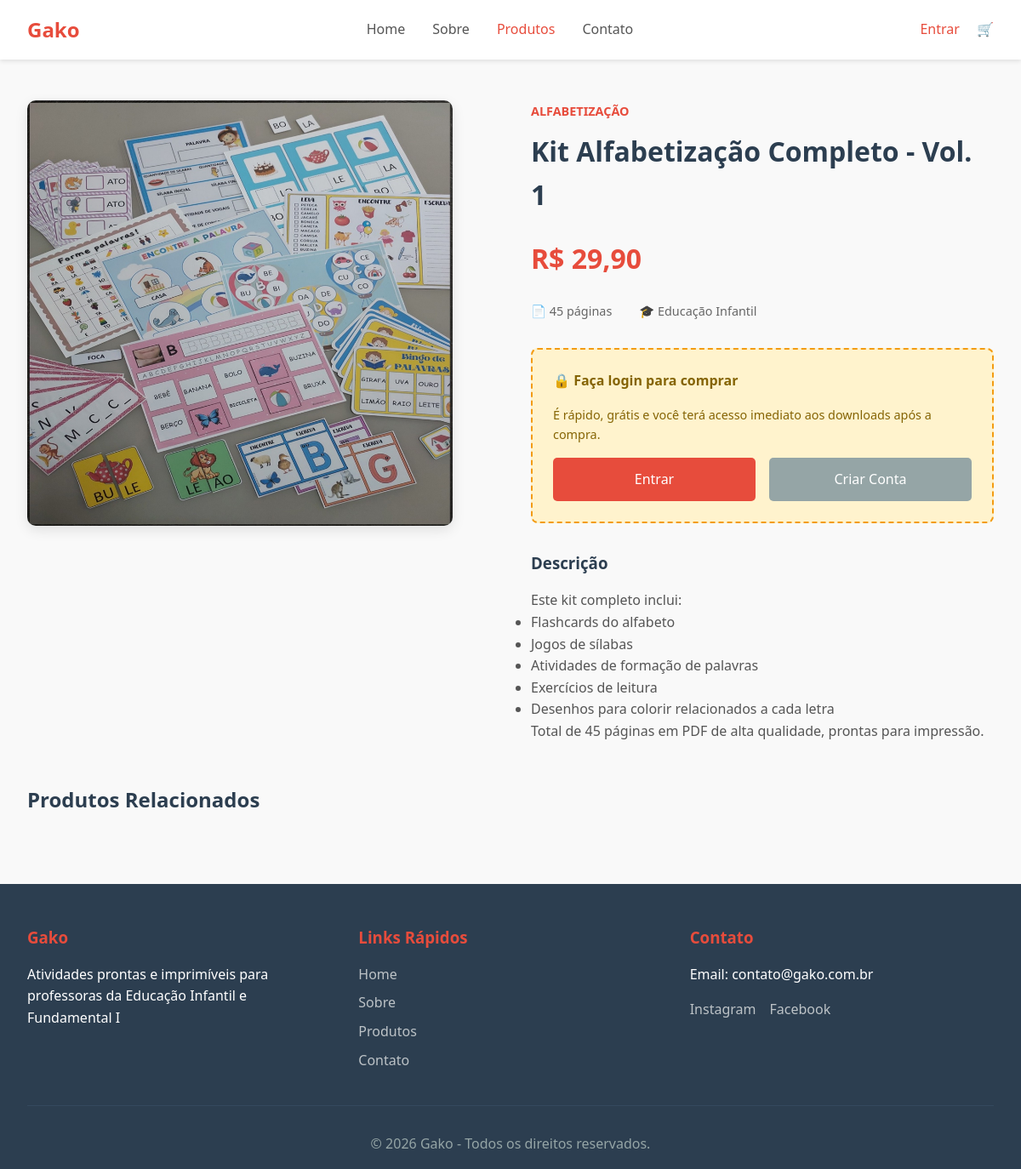
Page /produto.php?id=1 on the committed database.
### tables this page shows
CREATE TABLE `produtos` (
  `id` int(11) NOT NULL,
  `nome` varchar(200) NOT NULL,
  `slug` varchar(200) NOT NULL,
  `descricao_curta` varchar(255) DEFAULT NULL,
  `descricao_completa` text DEFAULT NULL,
  `preco` decimal(10,2) NOT NULL,
  `preco_promocional` decimal(10,2) DEFAULT NULL,
  `categoria_id` int(11) DEFAULT NULL,
  `imagem_capa` varchar(255) DEFAULT NULL,
  `arquivo_digital` varchar(255) DEFAULT NULL,
  `paginas` int(11) DEFAULT NULL,
  `serie` varchar(50) DEFAULT NULL,
  `tags` varchar(255) DEFAULT NULL,
  `destaque` tinyint(1) DEFAULT 0,
  `ativo` tinyint(1) DEFAULT 1,
  `visualizacoes` int(11) DEFAULT 0,
  `vendas` int(11) DEFAULT 0,
  `created_at` timestamp NOT NULL DEFAULT current_timestamp(),
  `updated_at` timestamp NOT NULL DEFAULT current_timestamp() ON UPDATE current_timestamp()
);

CREATE TABLE `categorias` (
  `id` int(11) NOT NULL,
  `nome` varchar(100) NOT NULL,
  `slug` varchar(100) NOT NULL,
  `descricao` text DEFAULT NULL,
  `ordem` int(11) DEFAULT 0,
  `ativo` tinyint(1) DEFAULT 1,
  `created_at` timestamp NOT NULL DEFAULT current_timestamp()
);

### includes/funcoes.php (called while the page is built, shortened)
<?php
require_once 'config.php';
function getProduto($id) {
    global $pdo;
    $stmt = $pdo->prepare("
        SELECT p.*, c.nome as categoria_nome
        FROM produtos p
        LEFT JOIN categorias c ON p.categoria_id = c.id
        WHERE p.id = ? AND p.ativo = 1
    ");
    $stmt->execute([$id]);
    return $stmt->fetch();
}
?>

### includes/config.php (called while the page is built, shortened)
<?php
function formatarPreco($valor) {
    return 'R$ ' . number_format($valor, 2, ',', '.');
}
?>

### produto.php (the view, shortened to what this page needs)
<?php
require_once 'includes/funcoes.php';
$id = isset($_GET['id']) ? (int)$_GET['id'] : 0;
$produto = getProduto($id);
include 'includes/header.php';
?>
<section class="produto-detalhe" style="display: grid; grid-template-columns: 1fr 1fr; gap: 3rem; max-width: 1200px; margin: 3rem auto; padding: 0 2rem;">
    <div class="produto-imagem">
        <?php if (!empty($produto['imagem_capa'])): ?>
            <img src="<?php echo UPLOAD_URL . $produto['imagem_capa']; ?>"
                 alt="<?php echo htmlspecialchars($produto['nome']); ?>"
                 style="width: 100%; max-width: 500px; height: auto; border-radius: 10px; box-shadow: 0 5px 15px rgba(0,0,0,0.1);">
        <?php else: ?>
            <div style="width: 100%; height: 400px; background: linear-gradient(135deg, #667eea 0%, #764ba2 100%); display: flex; align-items: center; justify-content: center; color: white; font-size: 1.5rem; font-weight: bold; border-radius: 10px;">
                Sem Imagem
            </div>
        <?php endif; ?>
    </div>
    <div class="produto-info">
        <span style="color: #e74c3c; font-weight: bold; text-transform: uppercase; font-size: 0.9rem;">
            <?php echo $produto['categoria_nome'] ?? 'Sem categoria'; ?>
        </span>
        <h1 style="font-size: 2rem; margin: 0.5rem 0 1rem; color: #2c3e50;">
            <?php echo htmlspecialchars($produto['nome']); ?>
        </h1>
        <div style="margin: 1.5rem 0;">
            <?php if ($produto['preco_promocional'] > 0): ?>
                <span style="text-decoration: line-through; color: #95a5a6; font-size: 1.2rem; margin-right: 1rem;">
                    <?php echo formatarPreco($produto['preco']); ?>
                </span>
                <span style="font-size: 2rem; color: #e74c3c; font-weight: bold;">
                    <?php echo formatarPreco($produto['preco_promocional']); ?>
                </span>
            <?php else: ?>
                <span style="font-size: 2rem; color: #e74c3c; font-weight: bold;">
                    <?php echo formatarPreco($produto['preco']); ?>
                </span>
            <?php endif; ?>
        </div>
        <div style="display: flex; gap: 2rem; margin: 1.5rem 0; color: #666; font-size: 0.9rem;">
            <?php if ($produto['paginas']): ?>
                <span>📄 <?php echo $produto['paginas']; ?> páginas</span>
            <?php endif; ?>
            <?php if ($produto['serie']): ?>
                <span>🎓 <?php echo htmlspecialchars($produto['serie']); ?></span>
            <?php endif; ?>
        </div>
        <?php if (isset($_SESSION['cliente_id'])): ?>
            <form method="POST" style="background: #f8f9fa; padding: 1.5rem; border-radius: 8px; margin: 2rem 0;">
                <div style="margin-bottom: 1rem;">
                    <label style="display: block; margin-bottom: 0.5rem; font-weight: 500;">Quantidade:</label>
                    <input type="number" name="quantidade" value="1" min="1" max="10"
                           style="width: 80px; padding: 0.5rem; border: 1px solid #ddd; border-radius: 5px;">
                </div>
                <button type="submit" name="adicionar_carrinho"
                        style="width: 100%; padding: 1rem; background: #e74c3c; color: white; border: none; border-radius: 5px; font-size: 1.1rem; cursor: pointer;">
                    🛒 Adicionar ao Carrinho
                </button>
            </form>
        <?php else: ?>
            <div style="background: #fff3cd; border: 2px dashed #f39c12; padding: 1.5rem; border-radius: 8px; margin: 2rem 0;">
                <p style="margin-bottom: 1rem; color: #856404;">
                    <strong>🔒 Faça login para comprar</strong>
                </p>
                <p style="margin-bottom: 1rem; color: #856404; font-size: 0.9rem;">
                    É rápido, grátis e você terá acesso imediato aos downloads após a compra.
                </p>
                <div style="display: flex; gap: 1rem;">
                    <a href="login.php?redirect=produto.php?id=<?php echo $produto['id']; ?>"
                       style="flex: 1; padding: 0.8rem; background: #e74c3c; color: white; text-align: center; border-radius: 5px; text-decoration: none;">
                        Entrar
                    </a>
                    <a href="cadastro.php?redirect=produto.php?id=<?php echo $produto['id']; ?>"
                       style="flex: 1; padding: 0.8rem; background: #95a5a6; color: white; text-align: center; border-radius: 5px; text-decoration: none;">
                        Criar Conta
                    </a>
                </div>
            </div>
        <?php endif; ?>
        <div style="margin-top: 2rem;">
            <h3 style="color: #2c3e50; margin-bottom: 1rem;">Descrição</h3>
            <div style="color: #555; line-height: 1.6;">
                <?php echo $produto['descricao_completa']; ?>
            </div>
        </div>
    </div>
</section>
<section style="max-width: 1200px; margin: 3rem auto; padding: 0 2rem;">
    <h2 style="color: #2c3e50; margin-bottom: 1.5rem;">Produtos Relacionados</h2>
</section>
<?php include 'includes/footer.php'; ?>

### css/style.css (style rules this page uses)
* { margin: 0; padding: 0; box-sizing: border-box; }
body { font-family: 'Segoe UI', Tahoma, Geneva, Verdana, sans-serif; line-height: 1.6; color: #333; background-color: #f9f9f9; }
a { text-decoration: none; color: inherit; }
section { padding: 3rem 2rem; max-width: 1200px; margin: 0 auto; }

### rows in the picture
produtos: imagem_capa (picture), categoria.nome "ALFABETIZAÇÃO", nome "Kit Alfabetização Completo - Vol. 1", preco "R$ 29,90", paginas "45", serie "Educação Infantil", descricao_completa "Este kit completo inclui: Flashcards do alfabeto Jogos de sílabas Atividades de formação de palavras Exercícios de leitura Desenhos para colorir relacionados a cada letra Total de 45 páginas em PDF de alta qualidade, prontas para impressão."
